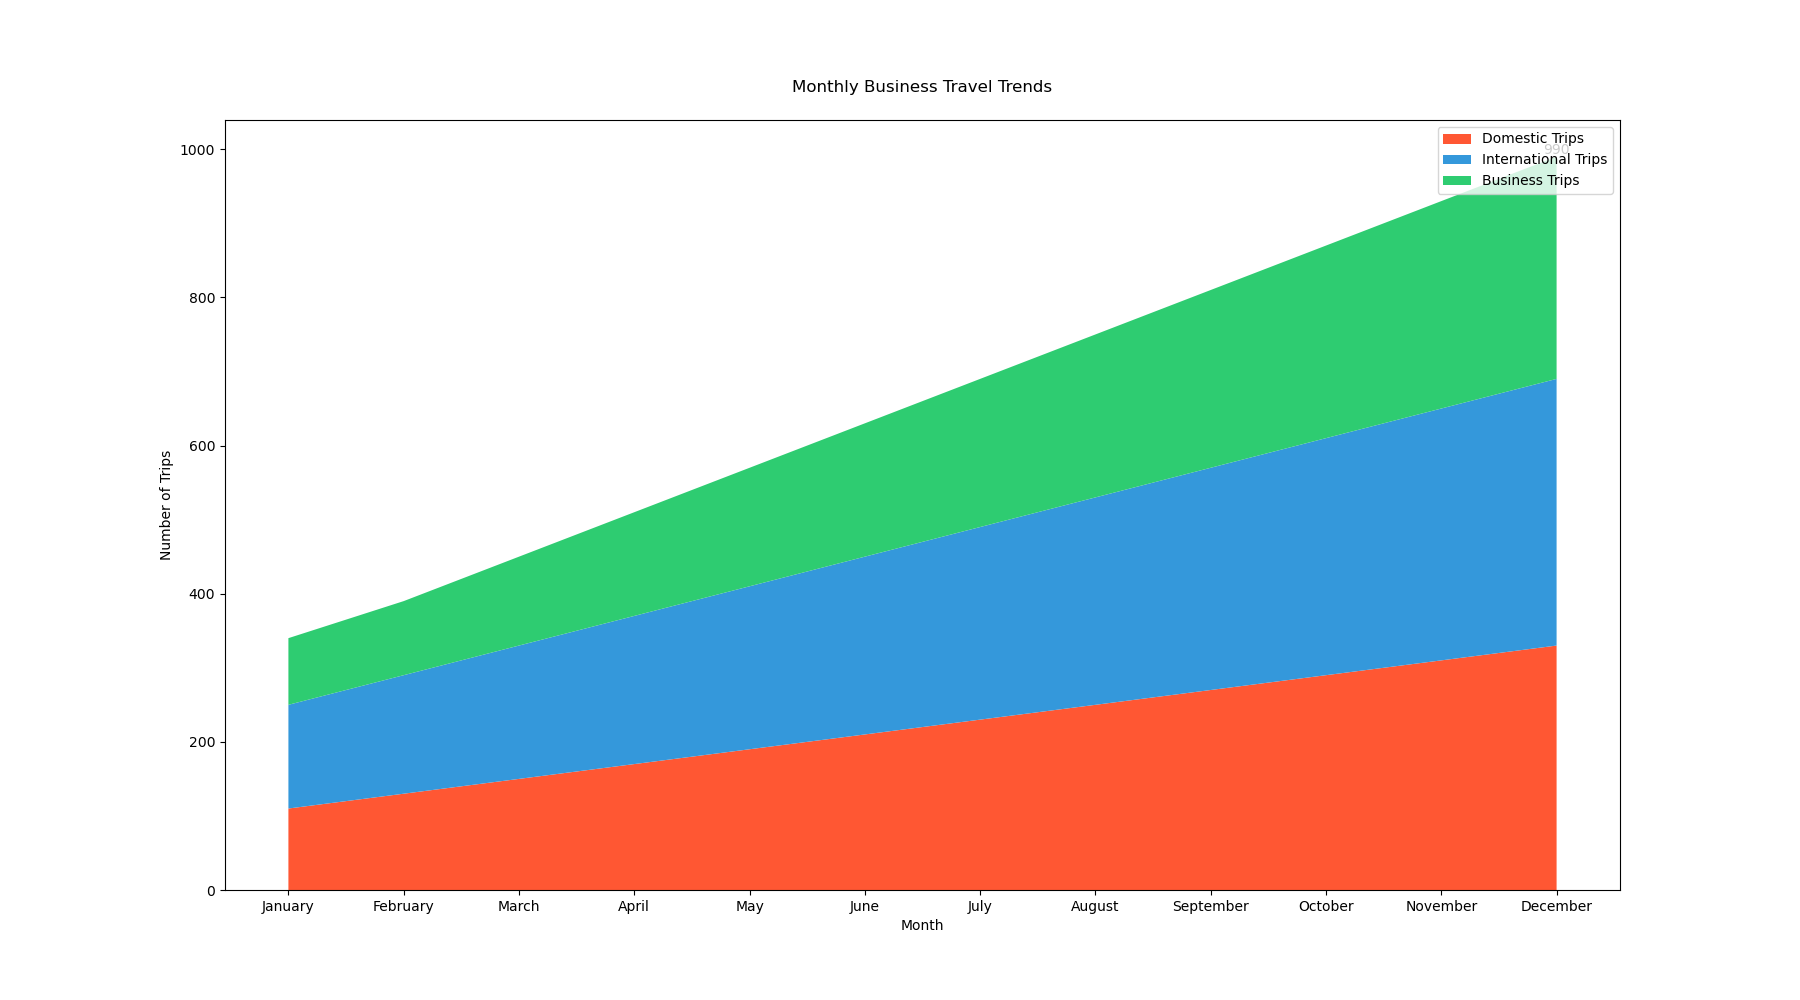

This chart was generated by the following Python code:

import matplotlib.pyplot as plt
import pandas as pd

data = {
    'Month': ['January', 'February', 'March', 'April', 'May', 'June',
              'July', 'August', 'September', 'October', 'November', 'December'],
    'Domestic Trips': [110, 130, 150, 170, 190, 210, 230, 250, 270, 290, 310, 330],
    'International Trips': [140, 160, 180, 200, 220, 240, 260, 280, 300, 320, 340, 360],
    'Business Trips': [90, 100, 120, 140, 160, 180, 200, 220, 240, 260, 280, 300]
}

df = pd.DataFrame(data)

plt.figure(figsize=(18, 10))

plt.stackplot(df['Month'],
              df['Domestic Trips'], df['International Trips'], df['Business Trips'],
              labels=['Domestic Trips', 'International Trips', 'Business Trips'],
              colors=['#FF5733', '#3498DB', '#2ECC71'])

plt.title('Monthly Business Travel Trends', pad=20)
plt.xlabel('Month')
plt.ylabel('Number of Trips')

plt.legend(loc='upper right')

for i, (mon, dt, it, bt) in enumerate(zip(df['Month'], df['Domestic Trips'], df['International Trips'], df['Business Trips'])):
    if mon == 'December':
        plt.text(i, dt+it+bt, f'{dt+it+bt}', ha='center', va='bottom')

plt.show()
